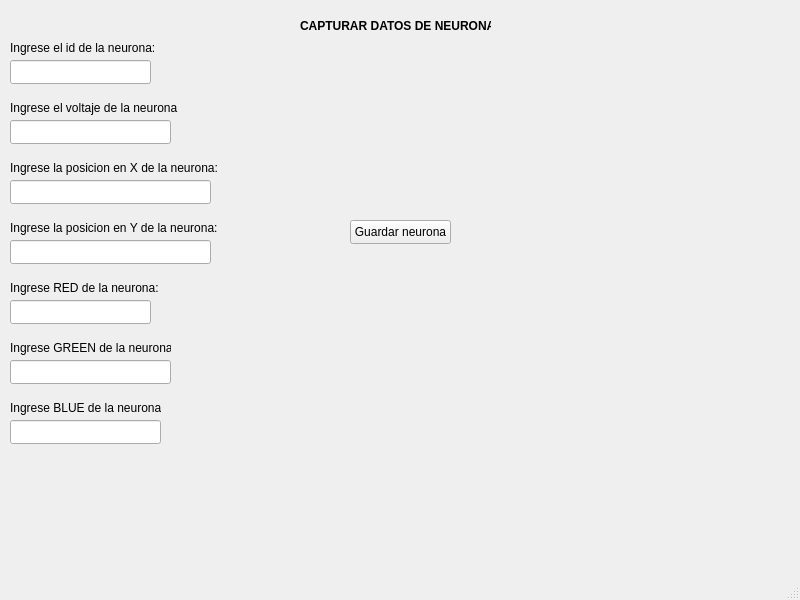
<?xml version="1.0" encoding="UTF-8"?>
<ui version="4.0">
 <class>MainWindow</class>
 <widget class="QMainWindow" name="MainWindow">
  <property name="geometry">
   <rect>
    <x>0</x>
    <y>0</y>
    <width>800</width>
    <height>600</height>
   </rect>
  </property>
  <property name="windowTitle">
   <string>MainWindow</string>
  </property>
  <widget class="QWidget" name="centralwidget">
   <widget class="QLabel" name="label">
    <property name="geometry">
     <rect>
      <x>300</x>
      <y>10</y>
      <width>191</width>
      <height>31</height>
     </rect>
    </property>
    <property name="font">
     <font>
      <bold>true</bold>
     </font>
    </property>
    <property name="text">
     <string>CAPTURAR DATOS DE NEURONA</string>
    </property>
   </widget>
   <widget class="QLabel" name="confirmacion">
    <property name="geometry">
     <rect>
      <x>310</x>
      <y>260</y>
      <width>191</width>
      <height>20</height>
     </rect>
    </property>
    <property name="font">
     <font>
      <bold>true</bold>
     </font>
    </property>
    <property name="text">
     <string/>
    </property>
   </widget>
   <widget class="QPushButton" name="guardar">
    <property name="geometry">
     <rect>
      <x>350</x>
      <y>220</y>
      <width>101</width>
      <height>24</height>
     </rect>
    </property>
    <property name="text">
     <string>Guardar neurona</string>
    </property>
   </widget>
   <widget class="QLineEdit" name="id">
    <property name="geometry">
     <rect>
      <x>10</x>
      <y>60</y>
      <width>141</width>
      <height>24</height>
     </rect>
    </property>
   </widget>
   <widget class="QLabel" name="label_3">
    <property name="geometry">
     <rect>
      <x>10</x>
      <y>40</y>
      <width>151</width>
      <height>16</height>
     </rect>
    </property>
    <property name="text">
     <string>Ingrese el id de la neurona:</string>
    </property>
   </widget>
   <widget class="QLabel" name="label_4">
    <property name="geometry">
     <rect>
      <x>10</x>
      <y>100</y>
      <width>171</width>
      <height>16</height>
     </rect>
    </property>
    <property name="text">
     <string>Ingrese el voltaje de la neurona</string>
    </property>
   </widget>
   <widget class="QLineEdit" name="voltaje">
    <property name="geometry">
     <rect>
      <x>10</x>
      <y>120</y>
      <width>161</width>
      <height>24</height>
     </rect>
    </property>
   </widget>
   <widget class="QLabel" name="label_5">
    <property name="geometry">
     <rect>
      <x>10</x>
      <y>160</y>
      <width>211</width>
      <height>16</height>
     </rect>
    </property>
    <property name="text">
     <string>Ingrese la posicion en X de la neurona:</string>
    </property>
   </widget>
   <widget class="QLineEdit" name="posicionX">
    <property name="geometry">
     <rect>
      <x>10</x>
      <y>180</y>
      <width>201</width>
      <height>24</height>
     </rect>
    </property>
   </widget>
   <widget class="QLabel" name="label_6">
    <property name="geometry">
     <rect>
      <x>10</x>
      <y>220</y>
      <width>211</width>
      <height>16</height>
     </rect>
    </property>
    <property name="text">
     <string>Ingrese la posicion en Y de la neurona:</string>
    </property>
   </widget>
   <widget class="QLineEdit" name="posicionY">
    <property name="geometry">
     <rect>
      <x>10</x>
      <y>240</y>
      <width>201</width>
      <height>24</height>
     </rect>
    </property>
   </widget>
   <widget class="QLabel" name="label_7">
    <property name="geometry">
     <rect>
      <x>10</x>
      <y>280</y>
      <width>151</width>
      <height>16</height>
     </rect>
    </property>
    <property name="text">
     <string>Ingrese RED de la neurona:</string>
    </property>
   </widget>
   <widget class="QLineEdit" name="red">
    <property name="geometry">
     <rect>
      <x>10</x>
      <y>300</y>
      <width>141</width>
      <height>24</height>
     </rect>
    </property>
   </widget>
   <widget class="QLabel" name="label_8">
    <property name="geometry">
     <rect>
      <x>10</x>
      <y>340</y>
      <width>161</width>
      <height>16</height>
     </rect>
    </property>
    <property name="text">
     <string>Ingrese GREEN de la neurona:</string>
    </property>
   </widget>
   <widget class="QLineEdit" name="green">
    <property name="geometry">
     <rect>
      <x>10</x>
      <y>360</y>
      <width>161</width>
      <height>24</height>
     </rect>
    </property>
   </widget>
   <widget class="QLabel" name="label_9">
    <property name="geometry">
     <rect>
      <x>10</x>
      <y>400</y>
      <width>151</width>
      <height>16</height>
     </rect>
    </property>
    <property name="text">
     <string>Ingrese BLUE de la neurona:</string>
    </property>
   </widget>
   <widget class="QLineEdit" name="blue">
    <property name="geometry">
     <rect>
      <x>10</x>
      <y>420</y>
      <width>151</width>
      <height>24</height>
     </rect>
    </property>
   </widget>
  </widget>
  <widget class="QStatusBar" name="statusbar"/>
 </widget>
 <resources/>
 <connections/>
</ui>
